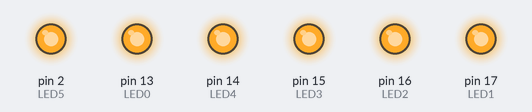
Simulated run of this sketch. Board: Arduino Uno, built with avr-gcc and run on an emulated ATmega328P. On the bench: output pins drawn as LEDs (lit = HIGH).

Above: at 0.1 s.
At 2.7 s:
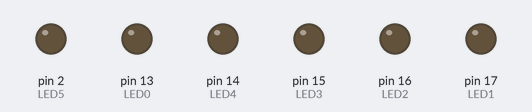
Timing chart, 0 to 3.0 s (numbered marks = the images above):
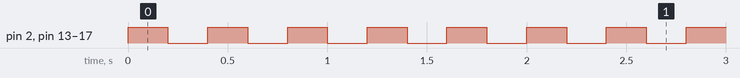

The sketch:

blink.ino
```cpp
// Pin 13 has an LED connected on most Arduino boards.
// Pin 11 has the LED on Teensy 2.0
// Pin 6  has the LED on Teensy++ 2.0
// Pin 13 has the LED on Teensy 3.0

#define LED0 13
#define LED1 17
#define LED2 16
#define LED3 15
#define LED4 14
#define LED5 2

#define PULSE 200

void setup()
{
    // initialize the digital pin as an output.
    pinMode(LED0, OUTPUT);
    pinMode(LED1, OUTPUT);
    pinMode(LED2, OUTPUT);
    pinMode(LED3, OUTPUT);
    pinMode(LED4, OUTPUT);
    pinMode(LED5, OUTPUT);
}

// the loop routine runs over and over again forever:
void loop()
{
    digitalWrite(LED0, HIGH);
    digitalWrite(LED1, HIGH);
    digitalWrite(LED2, HIGH);
    digitalWrite(LED3, HIGH);
    digitalWrite(LED4, HIGH);
    digitalWrite(LED5, HIGH);
    delay(PULSE);
    digitalWrite(LED0, LOW);
    digitalWrite(LED1, LOW);
    digitalWrite(LED2, LOW);
    digitalWrite(LED3, LOW);
    digitalWrite(LED4, LOW);
    digitalWrite(LED5, LOW);
    delay(PULSE);
}
```

Measured:
- by itself, pin 2 (LED5), pin 13 (LED0), pin 14 (LED4), pin 15 (LED3), pin 16 (LED2), pin 17 (LED1): alternates HIGH for 0.20 s and LOW for 0.20 s
